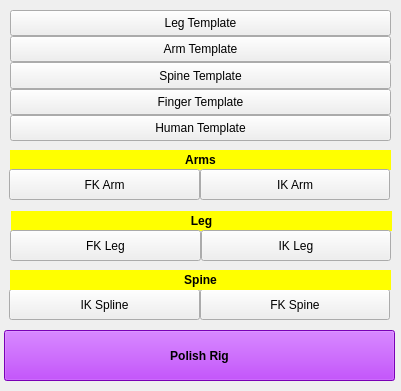
<?xml version="1.0" encoding="UTF-8"?>
<ui version="4.0">
 <class>Form</class>
 <widget class="QWidget" name="Form">
  <property name="geometry">
   <rect>
    <x>0</x>
    <y>0</y>
    <width>401</width>
    <height>391</height>
   </rect>
  </property>
  <property name="windowTitle">
   <string>Form</string>
  </property>
  <widget class="QWidget" name="verticalLayoutWidget">
   <property name="geometry">
    <rect>
     <x>10</x>
     <y>10</y>
     <width>381</width>
     <height>131</height>
    </rect>
   </property>
   <layout class="QVBoxLayout" name="setup_grid_layout">
    <property name="spacing">
     <number>0</number>
    </property>
    <property name="sizeConstraint">
     <enum>QLayout::SetDefaultConstraint</enum>
    </property>
    <item>
     <widget class="QPushButton" name="leg_setup_button">
      <property name="sizePolicy">
       <sizepolicy hsizetype="Minimum" vsizetype="Minimum">
        <horstretch>0</horstretch>
        <verstretch>0</verstretch>
       </sizepolicy>
      </property>
      <property name="text">
       <string>Leg Template</string>
      </property>
     </widget>
    </item>
    <item>
     <widget class="QPushButton" name="arm_setup_button">
      <property name="sizePolicy">
       <sizepolicy hsizetype="Minimum" vsizetype="Minimum">
        <horstretch>0</horstretch>
        <verstretch>0</verstretch>
       </sizepolicy>
      </property>
      <property name="text">
       <string>Arm Template</string>
      </property>
     </widget>
    </item>
    <item>
     <widget class="QPushButton" name="spine_setup_button">
      <property name="sizePolicy">
       <sizepolicy hsizetype="Minimum" vsizetype="Minimum">
        <horstretch>0</horstretch>
        <verstretch>0</verstretch>
       </sizepolicy>
      </property>
      <property name="text">
       <string>Spine Template</string>
      </property>
     </widget>
    </item>
    <item>
     <widget class="QPushButton" name="finger_setup_button">
      <property name="sizePolicy">
       <sizepolicy hsizetype="Minimum" vsizetype="Minimum">
        <horstretch>0</horstretch>
        <verstretch>0</verstretch>
       </sizepolicy>
      </property>
      <property name="text">
       <string>Finger Template</string>
      </property>
     </widget>
    </item>
    <item>
     <widget class="QPushButton" name="human_setup_button">
      <property name="sizePolicy">
       <sizepolicy hsizetype="Minimum" vsizetype="Minimum">
        <horstretch>0</horstretch>
        <verstretch>0</verstretch>
       </sizepolicy>
      </property>
      <property name="text">
       <string>Human Template</string>
      </property>
     </widget>
    </item>
   </layout>
  </widget>
  <widget class="QLabel" name="arm_label">
   <property name="geometry">
    <rect>
     <x>10</x>
     <y>150</y>
     <width>381</width>
     <height>20</height>
    </rect>
   </property>
   <property name="styleSheet">
    <string notr="true">background-color: yellow; color: black; font-weight: bold;</string>
   </property>
   <property name="text">
    <string>Arms</string>
   </property>
   <property name="textFormat">
    <enum>Qt::AutoText</enum>
   </property>
   <property name="alignment">
    <set>Qt::AlignCenter</set>
   </property>
  </widget>
  <widget class="QWidget" name="gridLayoutWidget">
   <property name="geometry">
    <rect>
     <x>9</x>
     <y>169</y>
     <width>381</width>
     <height>31</height>
    </rect>
   </property>
   <layout class="QGridLayout" name="arm_grid_layout">
    <property name="spacing">
     <number>0</number>
    </property>
    <item row="0" column="0">
     <widget class="QPushButton" name="fk_arm_button">
      <property name="sizePolicy">
       <sizepolicy hsizetype="Minimum" vsizetype="Minimum">
        <horstretch>0</horstretch>
        <verstretch>0</verstretch>
       </sizepolicy>
      </property>
      <property name="text">
       <string>FK Arm</string>
      </property>
     </widget>
    </item>
    <item row="0" column="1">
     <widget class="QPushButton" name="ik_arm_button">
      <property name="sizePolicy">
       <sizepolicy hsizetype="Minimum" vsizetype="Minimum">
        <horstretch>0</horstretch>
        <verstretch>0</verstretch>
       </sizepolicy>
      </property>
      <property name="text">
       <string>IK Arm</string>
      </property>
     </widget>
    </item>
   </layout>
  </widget>
  <widget class="QLabel" name="leg_label">
   <property name="geometry">
    <rect>
     <x>11</x>
     <y>211</y>
     <width>381</width>
     <height>20</height>
    </rect>
   </property>
   <property name="styleSheet">
    <string notr="true">background-color: yellow; color: black; font-weight: bold;</string>
   </property>
   <property name="text">
    <string>Leg</string>
   </property>
   <property name="textFormat">
    <enum>Qt::AutoText</enum>
   </property>
   <property name="alignment">
    <set>Qt::AlignCenter</set>
   </property>
  </widget>
  <widget class="QWidget" name="gridLayoutWidget_2">
   <property name="geometry">
    <rect>
     <x>10</x>
     <y>230</y>
     <width>381</width>
     <height>31</height>
    </rect>
   </property>
   <layout class="QGridLayout" name="leg_grid_layout">
    <property name="spacing">
     <number>0</number>
    </property>
    <item row="0" column="0">
     <widget class="QPushButton" name="fk_leg_button">
      <property name="sizePolicy">
       <sizepolicy hsizetype="Minimum" vsizetype="Minimum">
        <horstretch>0</horstretch>
        <verstretch>0</verstretch>
       </sizepolicy>
      </property>
      <property name="text">
       <string>FK Leg</string>
      </property>
     </widget>
    </item>
    <item row="0" column="1">
     <widget class="QPushButton" name="ik_leg_button">
      <property name="sizePolicy">
       <sizepolicy hsizetype="Minimum" vsizetype="Minimum">
        <horstretch>0</horstretch>
        <verstretch>0</verstretch>
       </sizepolicy>
      </property>
      <property name="text">
       <string>IK Leg</string>
      </property>
     </widget>
    </item>
   </layout>
  </widget>
  <widget class="QWidget" name="gridLayoutWidget_3">
   <property name="geometry">
    <rect>
     <x>9</x>
     <y>289</y>
     <width>381</width>
     <height>31</height>
    </rect>
   </property>
   <layout class="QGridLayout" name="spine_grid_layout">
    <property name="spacing">
     <number>0</number>
    </property>
    <item row="0" column="0">
     <widget class="QPushButton" name="ik_spine_button">
      <property name="sizePolicy">
       <sizepolicy hsizetype="Minimum" vsizetype="Minimum">
        <horstretch>0</horstretch>
        <verstretch>0</verstretch>
       </sizepolicy>
      </property>
      <property name="text">
       <string>IK Spline</string>
      </property>
     </widget>
    </item>
    <item row="0" column="1">
     <widget class="QPushButton" name="fk_spine_button">
      <property name="sizePolicy">
       <sizepolicy hsizetype="Minimum" vsizetype="Minimum">
        <horstretch>0</horstretch>
        <verstretch>0</verstretch>
       </sizepolicy>
      </property>
      <property name="text">
       <string>FK Spine</string>
      </property>
     </widget>
    </item>
   </layout>
  </widget>
  <widget class="QLabel" name="spine_label">
   <property name="geometry">
    <rect>
     <x>10</x>
     <y>270</y>
     <width>381</width>
     <height>20</height>
    </rect>
   </property>
   <property name="styleSheet">
    <string notr="true">background-color: yellow; color: black; font-weight: bold;</string>
   </property>
   <property name="text">
    <string>Spine</string>
   </property>
   <property name="textFormat">
    <enum>Qt::AutoText</enum>
   </property>
   <property name="alignment">
    <set>Qt::AlignCenter</set>
   </property>
  </widget>
  <widget class="QPushButton" name="pushButton_5">
   <property name="geometry">
    <rect>
     <x>4</x>
     <y>330</y>
     <width>391</width>
     <height>51</height>
    </rect>
   </property>
   <property name="styleSheet">
    <string notr="true">background-color: rgb(170, 0, 255); color: black; font-weight: bold;</string>
   </property>
   <property name="text">
    <string>Polish Rig</string>
   </property>
  </widget>
 </widget>
 <resources/>
 <connections/>
</ui>
